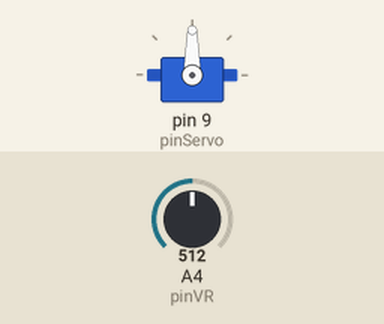
The sketch below on a simulated Arduino Uno, built with avr-gcc and run on an emulated ATmega328P. On the bench: servo. Inputs (shaded band) come from the test bench; at power-on: A4 (pinVR) = 512.

Above: at 1.2 s.
1.3 s: A4 (pinVR) set to 716
At 1.9 s:
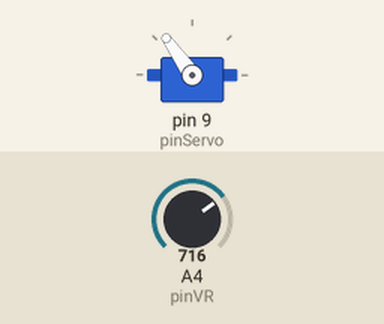
2.8 s: A4 (pinVR) set to 900
At 4.0 s:
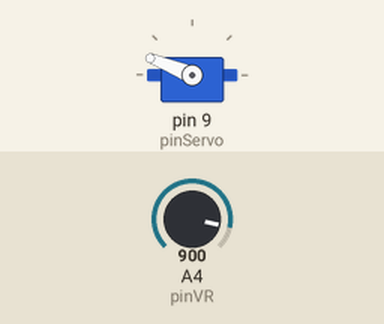
4.3 s: A4 (pinVR) set to 1023
At 5.5 s:
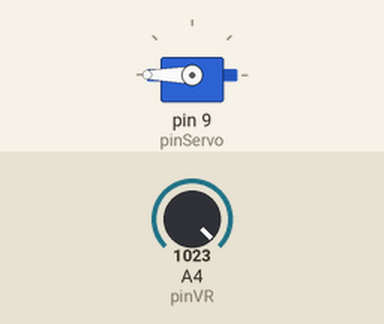
5.8 s: A4 (pinVR) set to 306
At 6.4 s:
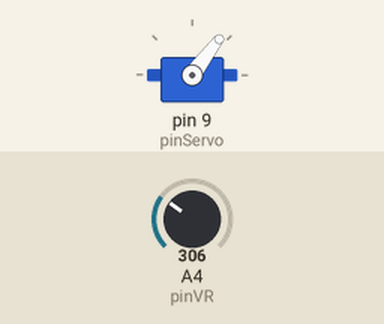
7.3 s: A4 (pinVR) set to 122
At 7.8 s:
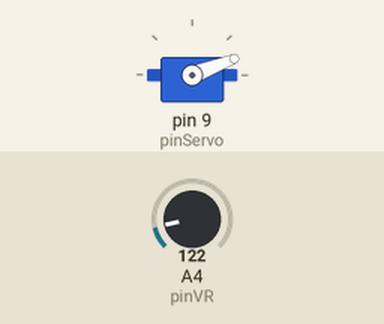
Timing chart, 0 to 9.8 s (numbered marks = the images above; inputs shaded):
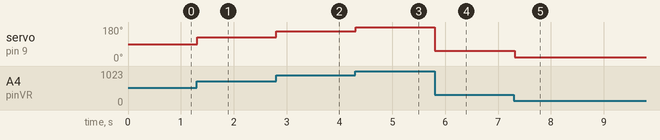

Measured:
- after the input at 1.3 s, servo on pin 9 (pinServo): 90° → 125° at once
- after the input at 2.8 s, servo on pin 9 (pinServo): 125° → 158° at once
- after the input at 4.3 s, servo on pin 9 (pinServo): 158° → 180° at once
- after the input at 5.8 s, servo on pin 9 (pinServo): 180° → 53° at once
- after the input at 7.3 s, servo on pin 9 (pinServo): 53° → 21° at once

The sketch:

VR2Servo.ino
```cpp
#include <Servo.h>
Servo servo;
const int pinVR = A4;
const int pinServo = 9;
int pos = 90;
void setup()
{
  servo.attach(pinServo);
  servo.write(pos);
}

int adc = 0;

void loop()

{
  adc = analogRead(pinVR);
  /*
    1023:180 = adc:angle
    1023 * angle = 180 * adc
    angle = 180 * adc / 1023
   */

pos = map(adc, 0, 1023, 0, 180);
    servo.write(pos);
    delay(15);
}
```
